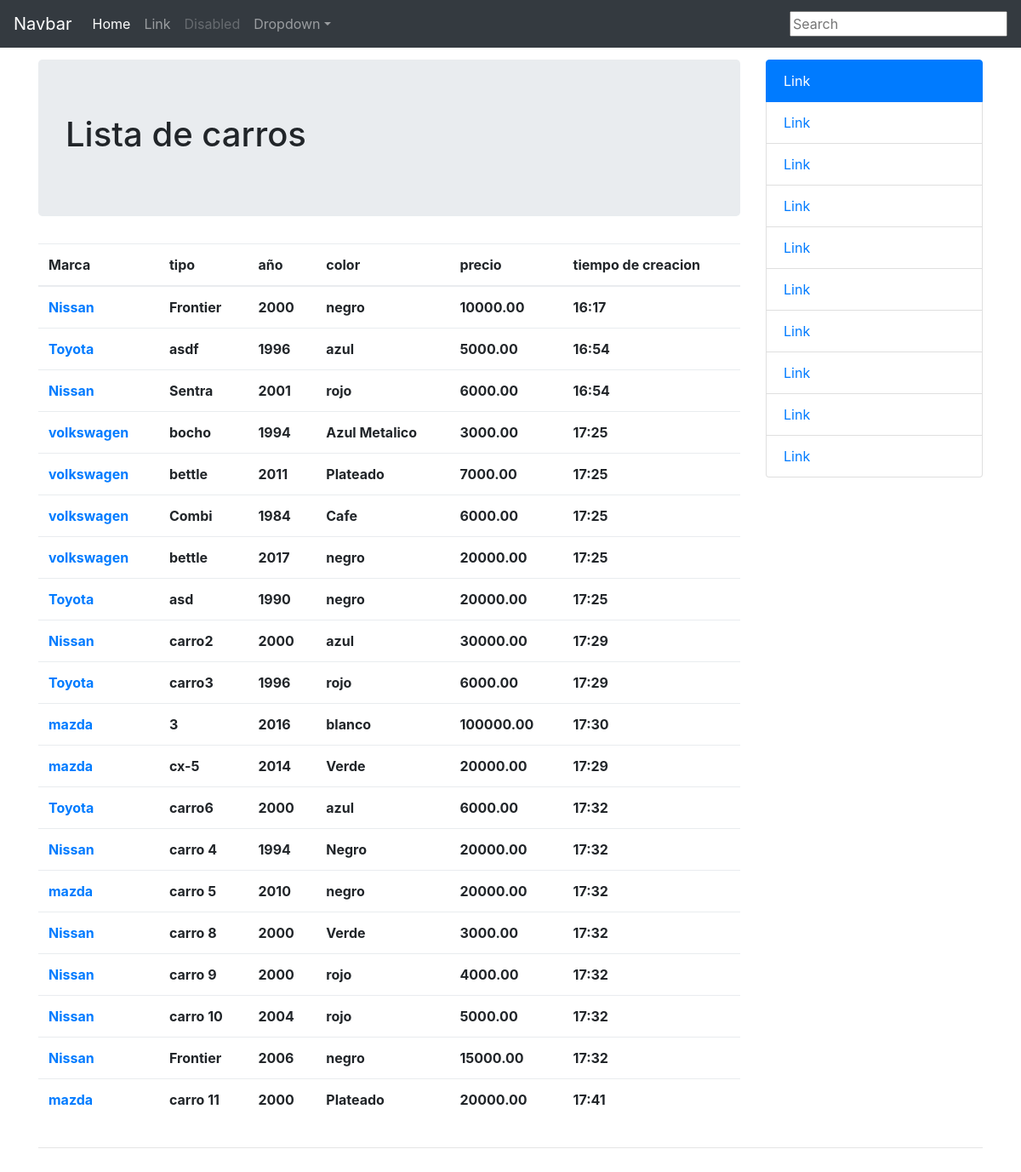
The page /list/ on the database as committed earlier.
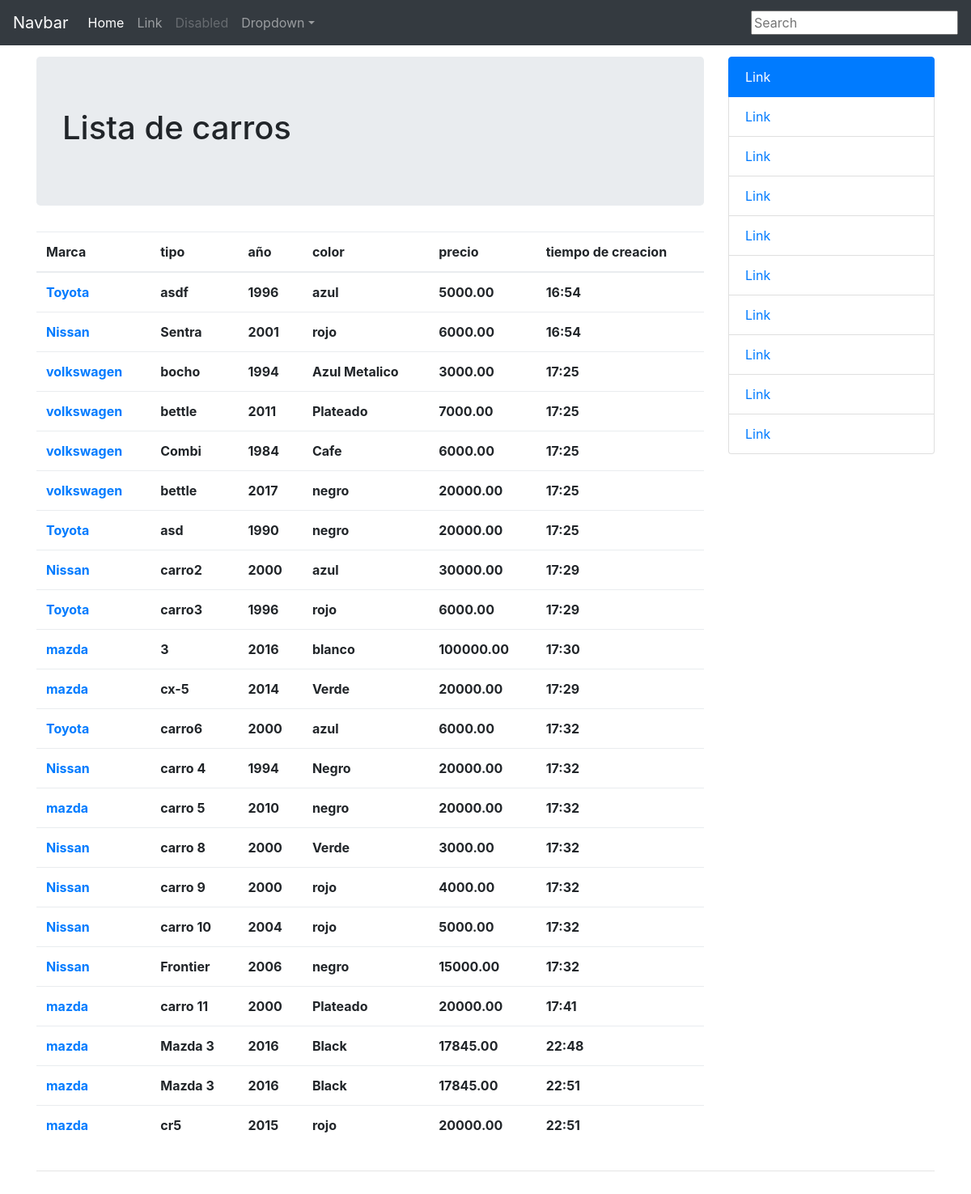
The same page on the database as committed later.
### carros/models.py (models this page shows)
class Car(models.Model):
    make = models.CharField(max_length=100)
    Type = models.CharField(max_length=100)
    year = models.CharField(max_length=100)
    colour = models.CharField(max_length=100)
    price = models.DecimalField(max_digits=99999,decimal_places=2)
    created = models.CharField(max_length=100,default=time.strftime("%H:%M"))

### carros/views.py (the view)
# urls.py: url(r'^list/', Car_list.as_view() , name='lista'),
class Car_list(ListView):
    template_name = "carros/car_list.html"
    def get_queryset(self, *args, **kwargs):
        qs = Car.objects.all()
        print self.request.GET
        query = self.request.GET.get("q", None)
        if query is not None:
            qs = qs.filter(
                            Q(make__icontains=query) |
                            Q(Type__icontains=query)
                          )
        return qs
    def get_context_data(self, *args, **kwargs):
        context = super(Car_list, self).get_context_data(*args, **kwargs)
        print context
        context['create_form'] = CarModelForm()
        context['create_url'] = reverse_lazy("Crear")
        return context

### carros/forms.py
class CarModelForm(forms.ModelForm):
    Type = forms.CharField(label='',
                              widget=forms.Textarea(
                                        attrs={'placeholder':"tipo",
                                               'class': "textarea"}
                              ))
    class Meta:
        model = Car
        fields = [
            "make",
            "Type",
            "year",
            "colour",
            "price",
            "created"
        ]

### templates/carros/car_list.html (shortened to what this page needs)
<!doctype html>
{%load staticfiles%}
<html lang="en">
  <head>
    <link href="{%static "css/bootstrap.min.css"%}" rel="stylesheet">
    <link href="{%static "css/offcanvas.css"%}" rel="stylesheet">
  </head>
  <body>
    <nav class="navbar navbar-expand-md fixed-top navbar-dark bg-dark">
      <a class="navbar-brand" href="#">Navbar</a>
      <div class="collapse navbar-collapse" id="navbarsExampleDefault">
        <ul class="navbar-nav mr-auto">
          <li class="nav-item active">
            <a class="nav-link" href="#">Home <span class="sr-only">(current)</span></a>
          </li>
          <li class="nav-item">
            <a class="nav-link" href="#">Link</a>
          </li>
          <li class="nav-item">
            <a class="nav-link disabled" href="#">Disabled</a>
          </li>
          <li class="nav-item dropdown">
            <a class="nav-link dropdown-toggle" href="http://example.com" id="dropdown01" data-toggle="dropdown" aria-haspopup="true" aria-expanded="false">Dropdown</a>
          </li>
        </ul>
        {%include "carros/search_form.html" %}
      </div>
    </nav>
    <main role="main" class="container">
      <div class="row row-offcanvas row-offcanvas-right">
        <div class="col-12 col-md-9">
          <div class="jumbotron">
            <h1>Lista de carros</h1>
          </div>
          {%if object_list%}
          <table class="table">
            <thead>
              <tr>
                <th>Marca</th>
                <th>tipo</th>
                <th>año</th>
                <th>color</th>
                <th>precio</th>
                <th>tiempo de creacion</th>
              </tr>
            </thead>
            {%for carros in object_list%}
            <tr>
              <th><a href="/detail/{{carros.id}}">{{carros.make}}</a></th>
              <th>{{carros.Type}}</th>
              <th>{{carros.year}}</th>
              <th>{{carros.colour}}</th>
              <th>{{carros.price}}</th>
              <th>{{carros.created}}</th>
            </tr>
            {%endfor%}
          </table>
          {%else%}
          <h3></h3>
          {%endif%}
          </div>
        <div class="col-6 col-md-3 sidebar-offcanvas" id="sidebar">
          <div class="list-group">
            <a href="#" class="list-group-item active">Link</a>
            <a href="#" class="list-group-item">Link</a>
            <a href="#" class="list-group-item">Link</a>
            <a href="#" class="list-group-item">Link</a>
            <a href="#" class="list-group-item">Link</a>
            <a href="#" class="list-group-item">Link</a>
            <a href="#" class="list-group-item">Link</a>
            <a href="#" class="list-group-item">Link</a>
            <a href="#" class="list-group-item">Link</a>
            <a href="#" class="list-group-item">Link</a>
          </div>
        </div>
      </div>
      <hr>
    </main>
    <footer>
    </footer>
  </body>
</html>

### templates/carros/search_form.html
<form class="" action='' method="GET">
  <input class="input" type="text" name="q" placeholder = 'Search' value = '{{ request.GET.q }}'>
</form>

### s-storage/css/offcanvas.css (style rules this page uses)
html, body { overflow-x: hidden; }
body { padding-top: 70px; }
footer { padding: 30px 0; }

Rows that differ between the two databases and show on the page:
removed Car: make "Nissan", Type "Frontier", year "2000", colour "negro", price "10000.00", created "16:17"
added Car: make "mazda", Type "Mazda 3", year "2016", colour "Black", price "17845.00", created "22:48"
added Car: make "mazda", Type "Mazda 3", year "2016", colour "Black", price "17845.00", created "22:51"
added Car: make "mazda", Type "cr5", year "2015", colour "rojo", price "20000.00", created "22:51"
